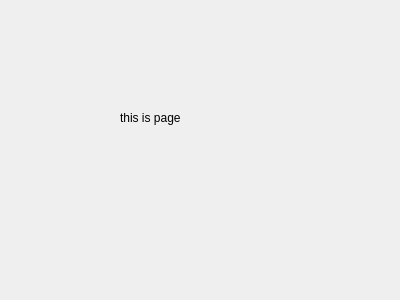
<?xml version="1.0" encoding="UTF-8"?>
<ui version="4.0">
 <class>SecDialog</class>
 <widget class="QDialog" name="SecDialog">
  <property name="geometry">
   <rect>
    <x>0</x>
    <y>0</y>
    <width>400</width>
    <height>300</height>
   </rect>
  </property>
  <property name="windowTitle">
   <string>Dialog</string>
  </property>
  <widget class="QLabel" name="label">
   <property name="geometry">
    <rect>
     <x>120</x>
     <y>110</y>
     <width>60</width>
     <height>16</height>
    </rect>
   </property>
   <property name="text">
    <string>this is page</string>
   </property>
  </widget>
 </widget>
 <resources/>
 <connections/>
</ui>
